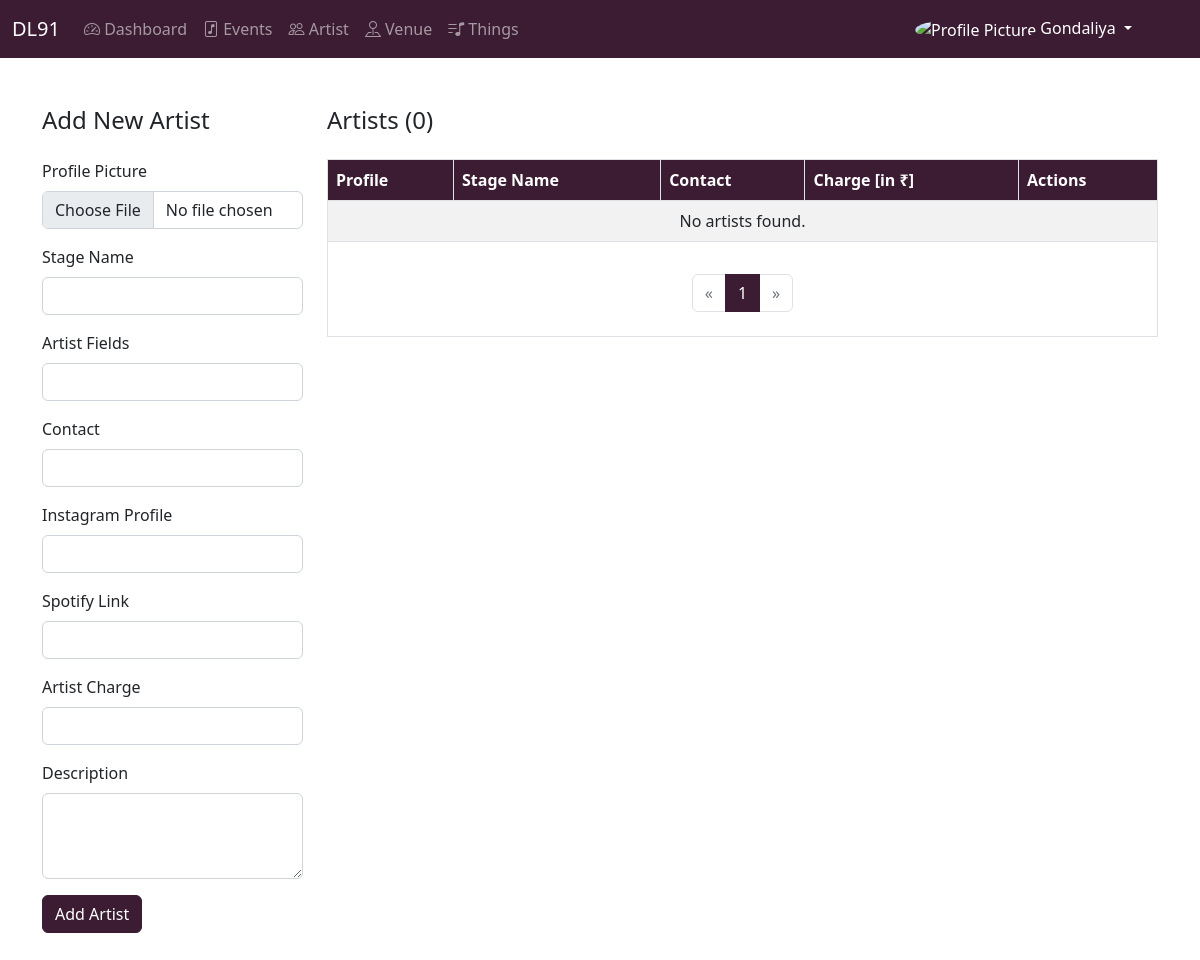
Page /artists/ (signed in) on the earlier database version.
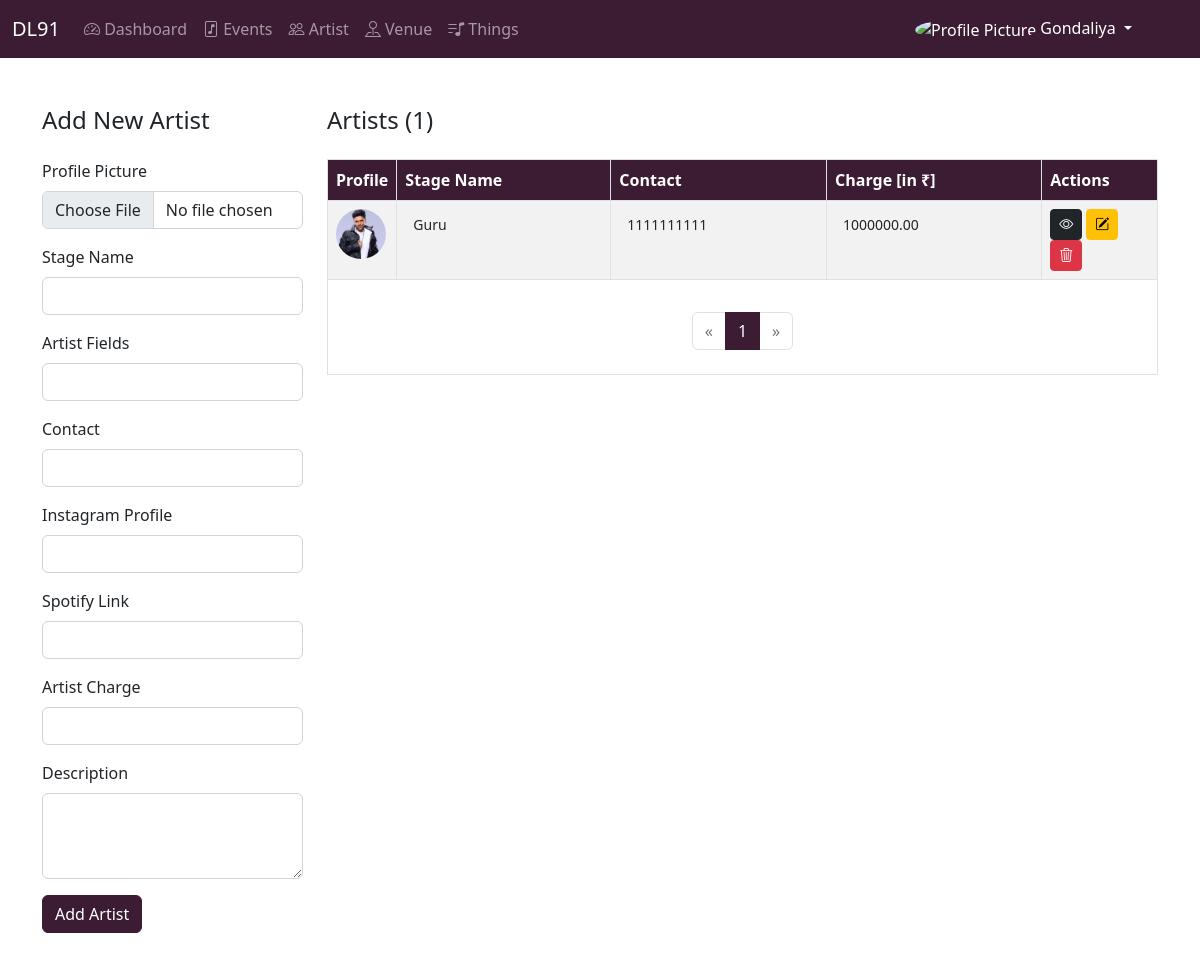
Same page on the later database version.
### apps/artist/models.py (models this page shows, shortened)
class Artist(BaseClass):
    manager = models.ForeignKey(Manager, on_delete=models.CASCADE)
    profile_picture = models.ImageField(upload_to='artist_profile_pictures/')
    stage_name = models.CharField(max_length=200)
    artist_fields = models.CharField(max_length=200)
    contact = models.CharField(max_length=20)
    instagram_profile = models.URLField(max_length=200)
    spotify_link = models.URLField(max_length=200)
    artist_charge = models.DecimalField(max_digits=10, decimal_places=2)
    description = models.TextField()

### apps/dashboard/views.py (the view, shortened to what this page needs)
# urls.py: path('artists/', DashboardViews.artists, name='artists'),
    @login_required
    def artists(request):
        artists = Artist.objects.filter(manager_id=request.session['manager_id']).order_by('-created_at')
        total_artist = artists.count()
        paginator = Paginator(artists, 5)  # 5 artists per page
        page_number = request.GET.get('page', 1)
        try:
            artists = paginator.page(page_number)
        except Exception as e:
            messages.error(request, f"Error: {str(e)}")
            artists = paginator.page(1)
        context = {
            'artists': artists,
            'total_artist': total_artist
        }
        return render(request, 'dashboard/artists.html', context)

### apps/dashboard/views.py (called while the page is built)
def login_required(view_func):
    @wraps(view_func)
    def wrapper(request, *args, **kwargs):
        if 'manager_id' in request.session:
            return view_func(request, *args, **kwargs)
        else:
            messages.error(request, 'You are not logged in. Please log in to access the dashboard.')
            return redirect('login')
    return wrapper

### apps/dashboard/templates/dashboard/artists.html (shortened to what the changed rows need)
{% extends 'dashboard/base.html' %} {% load static %}  {% block body %}
<div class="container my-5">
  <div class="row">
    <div class="col-md-9">
      <h4 class="mb-4">Artists ({{total_artist}})</h4>
      <table class="table table-bordered table-striped">
        <thead class="DL91_BG">
          <tr>
            <th>Profile</th>
            <th>Stage Name</th>
            <th>Contact</th>
            <th>Charge [in ₹]</th>
            <th>Actions</th>
          </tr>
        </thead>
        <tbody>
          {% if artists %} {% for artist in artists %}
          <tr>
            <form
              action="{% url 'edit_artist' artist_id=artist.dl91_id %}"
              method="post"
              enctype="multipart/form-data"
            >
              <td>
                <img
                  id="profile-preview-{{ artist.dl91_id }}"
                  src="{{ artist.profile_picture.url }}"
                  alt="Profile Picture"
                  class="profile-pic"
                />
              </td>
              <td>
                <input
                  type="text"
                  name="stage_name"
                  id="stage_name"
                  value="{{ artist.stage_name|title }}"
                  class="form-control form-control-sm show_data"
                />
              </td>
              <td>
                <input
                  type="text"
                  name="contact"
                  id="contact"
                  value="{{ artist.contact }}"
                  class="form-control form-control-sm show_data"
                />
              </td>
              <td>
                <input
                  type="number"
                  name="artist_charge"
                  id="artist_charge"
                  value="{{ artist.artist_charge }}"
                  class="form-control form-control-sm show_data"
                />
              </td>
              <td>
                <a
                  href="{% url 'view_artist' artist_id=artist.dl91_id %}"
                  class="btn btn-sm btn-dark"
                  ><i class="bi bi-eye"></i></a>
                <button type="submit" class="btn btn-sm btn-warning">
                  <i class="bi bi-pencil-square"></i>
                </button>
                <a
                  href="{% url 'delete_artist' artist_id=artist.dl91_id %}"
                  class="btn btn-sm btn-danger"
                  ><i class="bi bi-trash3"></i
                ></a>
              </td>
            </form>
          </tr>
          {% endfor %} {% else %}
          <tr>
            <td colspan="6" class="text-center">No artists found.</td>
          </tr>
          {% endif %}
        </tbody>
        <tfoot>
              <tr>
                <td colspan="6" class="text-center">
                  <div class="d-flex justify-content-center mt-4">
                    <nav aria-label="Page navigation">
                      <ul class="pagination">
                         {% for page_num in artists.paginator.page_range %}
                        <li
                          class="page-item {% if page_num == artists.number %}active{% endif %}"
                        >
                          <a class="page-link" href="?page={{ page_num }}"
                            >{{ page_num }}</a
                          >
                        </li>
                        {% endfor %}
                      </ul>
                    </nav>
                  </div>
                </td>
              </tr>
        </tfoot>
      </table>
    </div>
  </div>
</div>
{% endblock %}

Differences in the rows shown:
added Artist: profile_picture (picture), stage_name "Guru", contact "1111111111", artist_charge "1000000.00"
Other differences:
{{ total_artist }}: "0" → "1"
text no longer shown: "No artists found."
